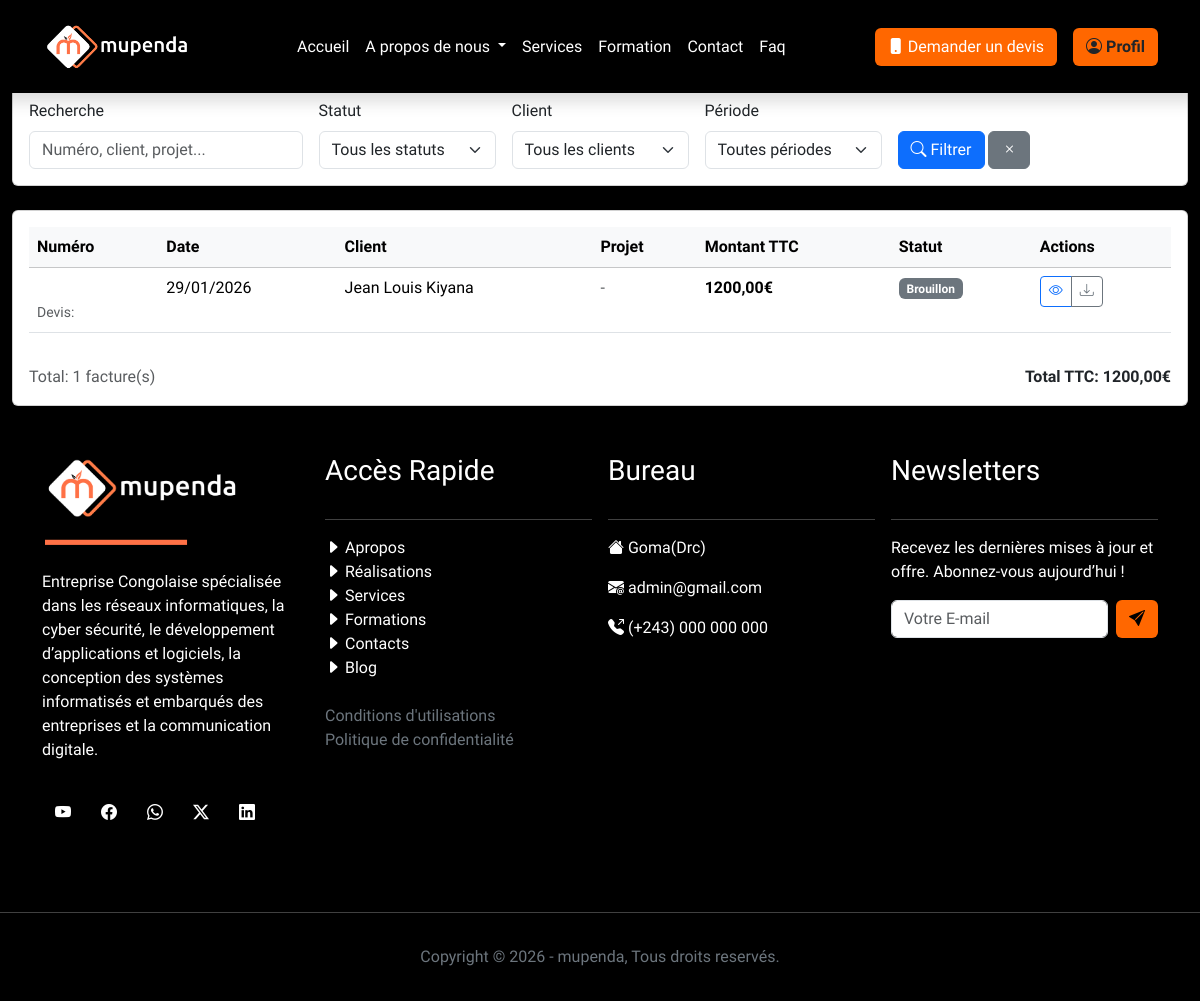
The app's page /administration/facturation/factures/ (signed in) with its own data.
### MupendaApp/models.py (models this page shows, shortened)
class Facture(models.Model):
    STATUT_CHOICES = [
        ('BROUILLON', 'Brouillon'),
        ('ENVOYEE', 'Envoyée'),
        ('PAYEE', 'Payée'),
        ('EN_RETARD', 'En retard'),
        ('ANNULEE', 'Annulée'),
    ]
    numero = models.CharField(max_length=50, unique=True)
    devis = models.OneToOneField(Devis, on_delete=models.SET_NULL, null=True, blank=True, related_name='facture')
    client = models.ForeignKey(Client, on_delete=models.CASCADE, related_name='factures')
    projet = models.ForeignKey(Projet, on_delete=models.CASCADE, related_name='factures', null=True, blank=True)
    date_emission = models.DateField(auto_now_add=True)
    date_echeance = models.DateField()
    montant_ht = models.DecimalField(max_digits=10, decimal_places=2)
    montant_tva = models.DecimalField(max_digits=10, decimal_places=2, default=0)
    montant_ttc = models.DecimalField(max_digits=10, decimal_places=2)
    statut = models.CharField(max_length=20, choices=STATUT_CHOICES, default='BROUILLON')
    date_paiement = models.DateField(null=True, blank=True)
    mode_paiement = models.CharField(max_length=50, blank=True)
    notes = models.TextField(blank=True)
    cree_par = models.ForeignKey(
        settings.AUTH_USER_MODEL,
        on_delete=models.SET_NULL,
        null=True,
        related_name='factures_crees'
    )
    cree_le = models.DateTimeField(auto_now_add=True)
    modifie_le = models.DateTimeField(auto_now=True)
    class Meta:
        ordering = ['-date_emission']
        verbose_name = "Facture"
        verbose_name_plural = "Factures"

class Client(models.Model):
    TYPE_CLIENT_CHOICES = [
        ('PME', 'PME'),
        ('STARTUP', 'Startup'),
        ('GRAND_COMPTE', 'Grand Compte'),
        ('PARTICULIER', 'Particulier'),
    ]
    STATUT_CLIENT_CHOICES = [
        ('PROSPECT', 'Prospect'),
        ('ACTIF', 'Actif'),
        ('INACTIF', 'Inactif'),
        ('ARCHIVE', 'Archivé'),
    ]
    nom = models.CharField(max_length=100)
    adresse = models.CharField(max_length=255)
    email = models.EmailField(unique=True)
    telephone = models.CharField(max_length=20, blank=True, null=True)
    type_client = models.CharField(max_length=20, choices=TYPE_CLIENT_CHOICES, default='PARTICULIER')
    statut_client = models.CharField(max_length=20, choices=STATUT_CLIENT_CHOICES, default='PROSPECT')
    siret = models.CharField(max_length=14, blank=True, null=True, help_text="Numéro SIRET pour les entreprises")
    secteur_activite = models.CharField(max_length=100, blank=True, null=True)
    site_web = models.URLField(blank=True, null=True)
    notes = models.TextField(blank=True, null=True)
    responsable_compte = models.ForeignKey(
        settings.AUTH_USER_MODEL,
        on_delete=models.SET_NULL,
        null=True,
        related_name='clients_geres'
    )
    date_creation = models.DateTimeField(auto_now_add=True)
    date_maj = models.DateTimeField(auto_now=True)
    class Meta:
        ordering = ['-date_creation']
        verbose_name = "Client"
        verbose_name_plural = "Clients"

### MupendaApp/views.py (the view, shortened to what this page needs)
# urls.py: path('administration/facturation/factures/', views.ListeFacturesView, name='liste_factures'),
@login_required
def ListeFacturesView(request):
    search = request.GET.get('search', '')
    statut_filter = request.GET.get('statut', '')
    client_filter = request.GET.get('client', '')
    periode = request.GET.get('periode', '')
    factures = Facture.objects.select_related('client', 'projet', 'cree_par')
    if search:
        factures = factures.filter(
            Q(numero__icontains=search) |
            Q(client__nom__icontains=search) |
            Q(projet__nom__icontains=search)
        )
    if statut_filter:
        factures = factures.filter(statut=statut_filter)
    if client_filter:
        factures = factures.filter(client_id=client_filter)
    return render(request, 'administration/facturation/liste_factures.html', {
        'factures': factures.order_by('-date_emission'),
        'statut_choices': Facture.STATUT_CHOICES,
        'clients': Client.objects.all(),
        'search': search,
        'statut_filter': statut_filter,
        'client_filter': client_filter,
        'periode': periode,
    })

### MupendaApp/templates/administration/facturation/liste_factures.html (shortened to what this page needs)
{% extends "base.html" %}
{% load static %}
{% block content %}
<div class="container-fluid">
    <div class="d-flex justify-content-between align-items-center mb-4">
        <div>
            <h1 class="h3 mb-0">
            </h1>
            <p class="text-muted mb-0">{{ factures.count }} facture(s) trouvée(s)</p>
        </div>
        <div>
            <a href="{% url 'facturation' %}" class="btn btn-secondary">
            </a>
        </div>
    </div>
    <div class="card mb-4">
        <div class="card-body">
            <form method="get" class="row g-3">
                <div class="col-md-3">
                    <label for="search" class="form-label">Recherche</label>
                    <input type="text" class="form-control" id="search" name="search"
                           value="{{ search }}" placeholder="Numéro, client, projet...">
                </div>
                <div class="col-md-2">
                    <label for="statut_filter" class="form-label">Statut</label>
                    <select class="form-select" id="statut_filter" name="statut">
                        <option value="">Tous les statuts</option>
                    </select>
                </div>
                <div class="col-md-2">
                    <label for="client_filter" class="form-label">Client</label>
                    <select class="form-select" id="client_filter" name="client">
                        <option value="">Tous les clients</option>
                    </select>
                </div>
                <div class="col-md-2">
                    <label for="periode" class="form-label">Période</label>
                    <select class="form-select" id="periode" name="periode">
                        <option value="">Toutes périodes</option>
                    </select>
                </div>
                <div class="col-md-3">
                    <label class="form-label">&nbsp;</label><br>
                    <button type="submit" class="btn btn-primary">
                        <i class="bi bi-search"></i> Filtrer
                    </button>
                    <a href="{% url 'liste_factures' %}" class="btn btn-secondary">
                        <i class="bi bi-x"></i>
                    </a>
                </div>
            </form>
        </div>
    </div>
    <div class="card">
        <div class="card-body">
            {% if factures %}
                <div class="table-responsive">
                    <table class="table table-hover">
                        <thead class="table-light">
                            <tr>
                                <th>Numéro</th>
                                <th>Date</th>
                                <th>Client</th>
                                <th>Projet</th>
                                <th>Montant TTC</th>
                                <th>Statut</th>
                                <th>Actions</th>
                            </tr>
                        </thead>
                        <tbody>
                            {% for facture in factures %}
                            <tr>
                                <td>
                                    {% if facture.devis %}
                                        <br><small class="text-muted">Devis: {{ facture.devis.numero }}</small>
                                    {% endif %}
                                </td>
                                <td>{{ facture.date_emission|date:"d/m/Y" }}</td>
                                <td>{{ facture.client.nom }}</td>
                                <td>
                                    {% if facture.projet %}
                                        {{ facture.projet.nom }}
                                    {% else %}
                                        <span class="text-muted">-</span>
                                    {% endif %}
                                </td>
                                <td>
                                    <strong>{{ facture.montant_ttc|floatformat:2 }}€</strong>
                                </td>
                                <td>
                                    <span class="badge bg-{% if facture.statut == 'ENVOYEE' %}warning{% elif facture.statut == 'PAYEE' %}success{% elif facture.statut == 'EN_RETARD' %}danger{% else %}secondary{% endif %}">
                                        {{ facture.get_statut_display }}
                                    </span>
                                </td>
                                <td>
                                    <div class="btn-group" role="group">
                                        <a href="{% url 'fiche_facture' facture.id %}" class="btn btn-sm btn-outline-primary" title="Voir">
                                            <i class="bi bi-eye"></i>
                                        </a>
                                        <a href="{% url 'export_pdf_facture' facture.id %}" class="btn btn-sm btn-outline-secondary" title="Export PDF">
                                            <i class="bi bi-download"></i>
                                        </a>
                                    </div>
                                </td>
                            </tr>
                            {% endfor %}
                        </tbody>
                    </table>
                </div>
                <div class="row mt-3">
                    <div class="col-md-6">
                        <p class="text-muted mb-0">
                            Total: {{ factures.count }} facture(s)
                        </p>
                    </div>
                    <div class="col-md-6 text-end">
                        <strong>
                            Total TTC:
                            {% for facture in factures %}
                                        {{ facture.montant_ttc|floatformat:2 }}€
                            {% endfor %}
                        </strong>
                    </div>
                </div>
            {% endif %}
        </div>
    </div>
</div>
{% endblock %}

### records on screen
Facture: date_emission "29/01/2026", client.nom "Jean Louis Kiyana", montant_ttc "1200,00", statut "Brouillon"

### other values on screen
{{ factures.count }} "1"
